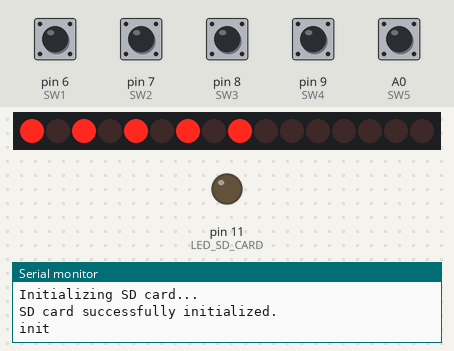
Bench run of a sketch on a simulated Arduino Nano, built with avr-gcc and run on an emulated ATmega328P. Shown: 16 shift-register outputs drawn as a row of LEDs (first output left, lit = HIGH), output pins drawn as LEDs (lit = HIGH), the last lines printed to the serial monitor. Wiring (inferred from the names in the program): 2 × shift register (74HC595): data pin 4; shift clock pin 3; latch pin 2; OE pin 5. Wiring (inferred from the signals the program sends): row of LEDs: on Q0, Q1, Q2, Q3, Q4, Q5, Q6, Q7, Q8, Q9, Q10, Q11, Q12, Q13, Q14, Q15. The test bench sets the inputs (shaded band); at power-on: A0 (SW5), pin 6 (SW1), pin 7 (SW2), pin 8 (SW3), pin 9 (SW4) HIGH. Storage starts empty; pins used as bus, display or sensor lines are not drawn.

Above: at 3.6 s.
3.7 s: pin 6 (SW1) pulled LOW for 0.15 s
At 4.7 s:
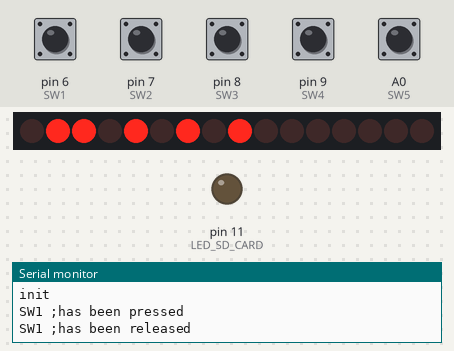
6.8 s: pin 9 (SW4) pulled LOW for 0.15 s
At 7.1 s:
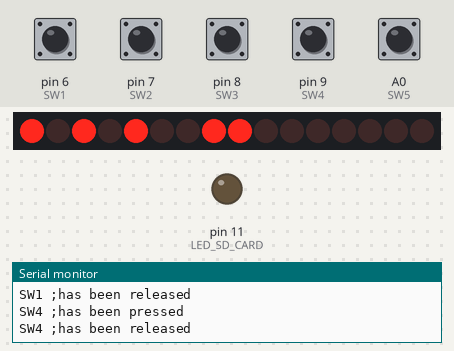
9.9 s: pin 7 (SW2) pulled LOW for 0.15 s
At 10.7 s:
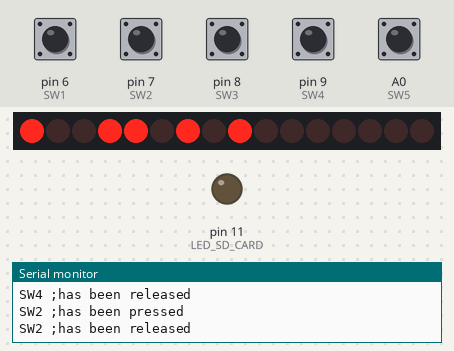
13.0 s: pin 8 (SW3) pulled LOW for 0.15 s
At 14.1 s:
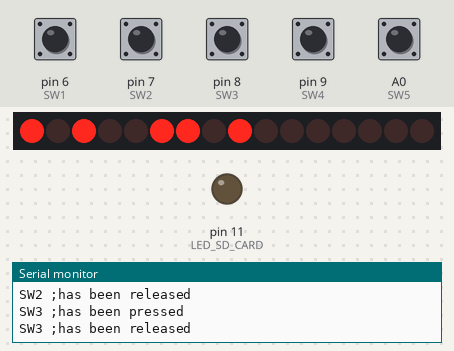
16.1 s: A0 (SW5) pulled LOW for 0.15 s
At 17.3 s:
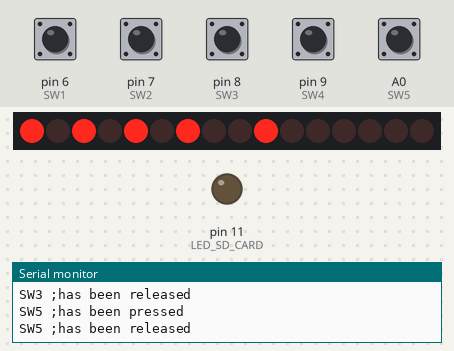
19.2 s: pin 6 (SW1) pulled LOW for 1 s
At 19.24 s:
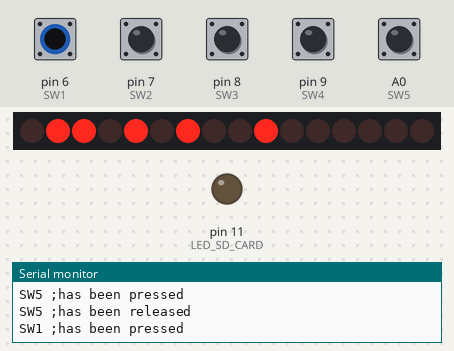
Timing chart, 0 to 24.7 s (numbered marks = the images above; inputs shaded):
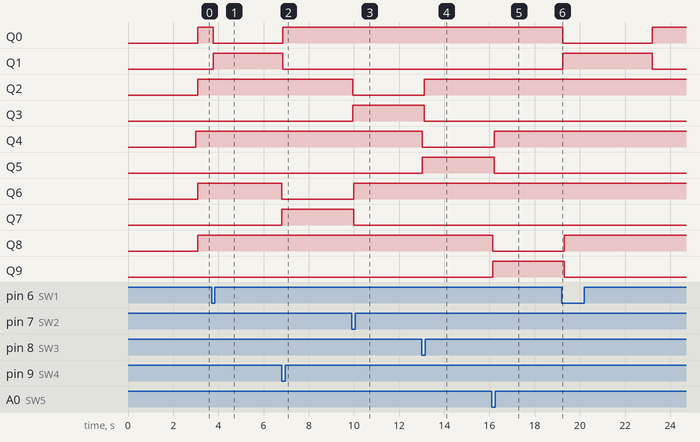

Measured:
- after the input at 3.7 s, Q0: HIGH → LOW after 0.08 s; Q1: LOW → HIGH after 0.08 s

The sketch:

chliran_version7.ino
```cpp
#include "FONCTION_and_CONST.h"

void setup() {
  Serial.begin(BAUDERATE);

  // Initialize output pins for shift register
  pinMode(Data_Serial, OUTPUT);
  pinMode(ClockPin, OUTPUT);
  pinMode(LatchPin, OUTPUT);
  pinMode(Output_Enable, OUTPUT);

  pinMode(LED_SD_CARD, OUTPUT);

  // Initialize input pins for switches with internal pull-up resistors
  pinMode(SW1, INPUT_PULLUP);
  pinMode(SW2, INPUT_PULLUP);
  pinMode(SW3, INPUT_PULLUP);
  pinMode(SW4, INPUT_PULLUP);
  pinMode(SW5, INPUT_PULLUP);

  while (!Serial);  // Wait for Serial Monitor to be ready

  // Initialize the SD card
  Serial.println("Initializing SD card...");
  if (!SD.begin(CHIPSELECT)) {
      Serial.println("SD card initialization failed!");
      //digitalWrite(LED_SD_CARD, HIGH);
  } else {
      Serial.println("SD card successfully initialized.");
      //digitalWrite(LED_SD_CARD, LOW);
  }
  // Initialize shift register and switch states
  init_shift_register();
  init_switch_state();

  wdt_enable(WDTO_2S);
  Serial.println("init");
  logEvent("init");
  time_log = millis();
}

void loop() {

  wdt_reset();

  if(millis() - time_log > SET_DAY){
    logEvent("5 hours have passed");
    time_log = millis();
  }

  // Check if current switch is pressed and is active in the sequence
  if(digitalRead(SWITCH_PINS[index_switch]) == LOW){

     /////////////////////LOG PRESS BUTTON//////////////////////
    if (checkStates[index_switch] == LOW) {
        checkStates[index_switch] = HIGH;
        logMessage = "SW" + String(index_switch + 1) + " ;has been pressed";
        logEvent(logMessage.c_str());
        Serial.println(logMessage.c_str());
    }
    ///////////////////////////////////////////////////////////

    // Shift LED to next position
    if(index_switch < NUMBER_OF_SWITCH){
      out_data = LED_ON_UV(out_data,index_switch);
      //Serial.println("Led SW" + String(index_switch + 1) + " ;has activate");
    }
    //timer_on =  millis();
    timer_on_SW[index_switch] = millis();

    // Debug information
    //Serial.println("out data: " + String(out_data));
    //Serial.println("index_switch: " + String(index_switch));
  }else{
    ////////////////////LOG RELEASE BUTTON/////////////////////
    if (checkStates[index_switch] == HIGH) {
        checkStates[index_switch] = LOW;
        logMessage = "SW" + String(index_switch + 1) + " ;has been released";
        logEvent(logMessage.c_str());
        Serial.println(logMessage.c_str());
    }
  ///////////////////////////////////////////////////////////
    if(millis() -timer_on_SW[index_switch] > TIME_LED_ON){
      out_data = LED_ON_SW(out_data,index_switch);
    }
  }
  index_switch=(index_switch + 1) % NUMBER_OF_SWITCH;

  if(out_data == 65536 -1){
    RESET_ALL(out_data);
  }

}
```

CONST.cpp
```cpp
#include "FONCTION_and_CONST.h"

const int32_t BAUDERATE = 115200;
const int NUMBER_OF_SWITCH = 5;
// Array of switch pins for easy iteration
const int SWITCH_PINS[NUMBER_OF_SWITCH] = {SW1,SW2,SW3,SW4,SW5};


// Timing constants (in milliseconds)
const unsigned long  TIME_LED_ON = 3000;       // Duration LED stays on
const int16_t DELAY_AFTER_ON = 20;  // Delay after LED UV become ON
//nsigned long timer_on = 0;
unsigned long timer_on_SW[NUMBER_OF_SWITCH] = {0,0,0,0,0};


const int16_t index_data_led_uv[NUMBER_OF_SWITCH] = {1,3,5,7,9};//position of LED SW
const int16_t index_data_led_sw[NUMBER_OF_SWITCH] = {0,2,4,6,8};//position of LED UV
// Global variables
int16_t out_data = 0;                // Current state of shift register outputs
int index_switch = 0;                // Current switch index in sequence
///////log///////
bool checkStates[NUMBER_OF_SWITCH];  // Array for switch debounce states
unsigned long time_log = 0;
const unsigned long SET_DAY = 3600000*5;

//log message
String logMessage;
```

FONCTION.cpp
```cpp
#include "FONCTION_and_CONST.h"

/**
 * Initialize shift register by setting Output Enable and Latch pins
 * OE is set LOW to enable outputs
 */
void init_shift_register(){
  digitalWrite(Output_Enable, LOW);  // Enable outputs
  delay(10);
  digitalWrite(LatchPin, LOW);       // Prepare for data input
}


/**
 * Reset all LEDs to OFF state
 * @param data Current LED state (will be set to 0)
 */
void RESET_ALL(int data){
   data = 0;
   // Send 16 bits of zeros (two 8-bit shifts)
   shiftOut(Data_Serial, ClockPin, MSBFIRST, data >> 8);
   shiftOut(Data_Serial, ClockPin, MSBFIRST, data);
   digitalWrite(LatchPin, HIGH);  // Latch data
   delay(DELAY_AFTER_ON);
   digitalWrite(LatchPin, LOW);   // Prepare for next data
}


/**
 * Shift LED pattern one position left
 * @param data Current LED pattern
 * @return New LED pattern after shift
 */
int LED_ON_UV(int data,int i){
   //data = data << 1;
   data |= (1 << index_data_led_uv[i] );
   data &= ~(1 << index_data_led_sw[i]);
   // Send 16 bits in two 8-bit chunks
   shiftOut(Data_Serial, ClockPin, MSBFIRST, (data >> 8));
   shiftOut(Data_Serial, ClockPin, MSBFIRST, data);
   digitalWrite(LatchPin, HIGH);  // Latch data
   delay(DELAY_AFTER_ON);
   digitalWrite(LatchPin, LOW);   // Prepare for next data
   return data;
}
int LED_ON_SW(int data,int i){
   data |= (1 << index_data_led_sw[i]);
   data &= ~(1 << index_data_led_uv[i]);
   // Send 16 bits in two 8-bit chunks
   shiftOut(Data_Serial, ClockPin, MSBFIRST, (data >> 8));
   shiftOut(Data_Serial, ClockPin, MSBFIRST, data);
   digitalWrite(LatchPin, HIGH);  // Latch data
   delay(DELAY_AFTER_ON);
   digitalWrite(LatchPin, LOW);   // Prepare for next data
   return data;
}


/**
 * Initialize switch state array
 * Sets all switches to LOW except first one
 */
void init_switch_state(){
  for(int i = 0; i < NUMBER_OF_SWITCH; i++){
      checkStates[i] =  LOW;
  }
}

void logEvent(const char* message) {
    File logFile = SD.open("log.txt", FILE_WRITE);
    if (logFile) {
        logFile.print(millis());
        logFile.print(" ms ; ");
        logFile.println(message);
        logFile.close();
    } else {
        Serial.println("Erreur d'écriture sur la carte SD.");
       // digitalWrite(LED_SD_CARD, HIGH);
    }
}
```

FONCTION_and_CONST.h
```cpp
#ifndef FONCTION
#define FONCTION
//#define TEST
#include "Arduino.h"
#include "stdint.h"
#include <math.h>
#include <avr/wdt.h>
#include <SPI.h>
#include <SD.h>

/*
*==================Arduino Nano pinout================
 *                      _______
 *                 TXD-|       |-Vin
 *                 RXD-|       |-Gnd
 *                 RST-|       |-RST
 *                 GND-|       |-+5V
 *        LatchPin  D2-|       |-A7
 *        ClockPin  D3-|       |-A6
 *     Data Serial  D4-|       |-A5
 *   Output enable  D5-|       |-A4
 *             SW1  D6-|       |-A3
 *             SW2  D7-|       |-A2
 *             SW3  D8-|       |-A1
 *             SW4  D9-|       |-A0
 *      CHIPSELECT D10-|       |-Ref
 *            MOSI D11-|       |-3.3V to SDcard
 *            MISO D12-|       |-D13  SCK
 *                      --USB--
 *=====================================================
 */

// Pin definitions for shift register
#define LatchPin      2 //test 4   // ST_CP: Storage register input
#define ClockPin      3 //test 5   // SH_CP: Shift register clock input
#define Data_Serial   4 //test 2   // DS: Serial data input
#define Output_Enable 5 //test 3   // OE: Output enable (active LOW)
// Pin definitions for SD CARD
#define LED_SD_CARD  11//test 8-----
#define CHIPSELECT   10
//#define MOSI 11
//#define MISO 12
//#define SCK 13

// Pin definitions for switches
#define SW1 6//test A2
#define SW2 7//test A4
#define SW3 8//test A3
#define SW4 9//test A0
#define SW5 A0//testA1

#ifdef TEST
  #define LatchPin      4 //test 4   // ST_CP: Storage register input
  #define ClockPin      5 //test 5   // SH_CP: Shift register clock input
  #define Data_Serial   2 //test 2   // DS: Serial data input
  #define Output_Enable 3 //test 3   // OE: Output enable (active LOW)
  // Pin definitions for SD CARD
  #define LED_SD_CARD  8//test 8-----
  #define CHIPSELECT   10
  //#define MOSI 11
  //#define MISO 12
  //#define SCK 13

  // Pin definitions for switches
  #define SW1 A2//test A2
  #define SW2 A4//test A4
  #define SW3 A3//test A3
  #define SW4 A0//test A0
  #define SW5 A1//testA1
#endif

extern const int32_t BAUDERATE;
// Array of switch pins for easy iteration
extern const int SWITCH_PINS[];//add SW5
extern const int NUMBER_OF_SWITCH;

// Timing constants (in milliseconds)
extern const unsigned long  TIME_LED_ON;       // Duration LED stays on
extern const int16_t DELAY_AFTER_ON;  // Delay after shifting LED position
extern const unsigned long SET_DAY;
//extern unsigned long timer_on;
extern unsigned long timer_on_SW[];
extern unsigned long time_log;
extern const int16_t index_data_led_uv[];
extern const int16_t index_data_led_sw[];
// Global variables
extern int16_t out_data;                   // Current state of shift register outputs
extern int index_switch;                   // Current switch index in sequence
extern bool checkStates[] ;  // Array for switch debounce states
extern String logMessage ;

void logEvent(const char* message);
void LOG_PRESS_BUTTON(uint8_t switchNumber);
void init_shift_register();
void init_switch_state();
void RESET_ALL(int data);
bool PRESS_BUTTON(uint8_t switchNumber);
int  LED_ON_UV(int data,int i);
int  LED_ON_SW(int data,int i);


#endif
```
